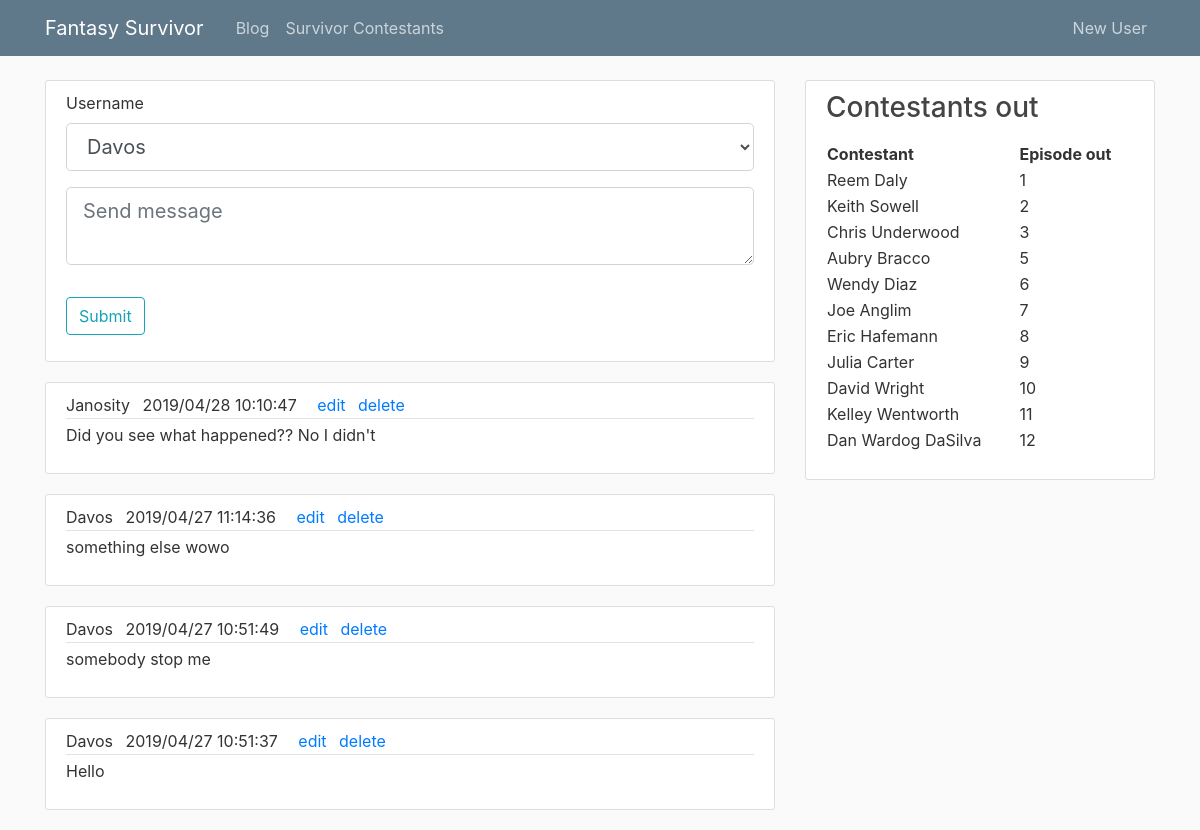
/blog, run on an earlier commit of the app's database.
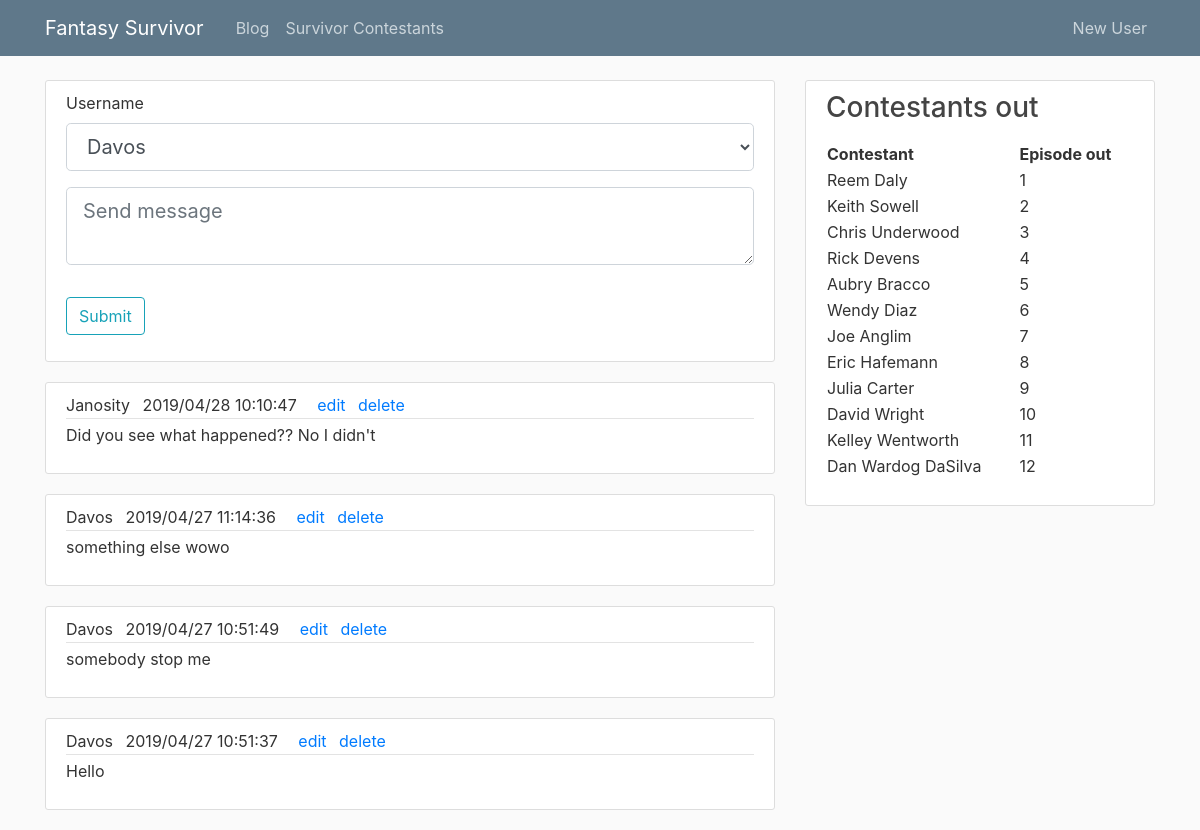
And on a later commit of the database.
### tables this page shows
CREATE TABLE Blog
(time_  DATETIME, 
user_nm varchar(255),
comp_nm varchar(255),
post varchar(255),
PRIMARY KEY (time_, user_nm, comp_nm),
constraint fk_user
    FOREIGN KEY (user_nm)
    REFERENCES CompUser(user_nm)
    on delete cascade,
constraint fk_comp
    FOREIGN KEY (comp_nm)
    references FantasyCompetition(comp_nm)
    on delete cascade
);

CREATE TABLE Contestant
(contestant_id INTEGER PRIMARY KEY AUTOINCREMENT, 
name varchar(255),
age INT,
sex char(15),
origin_town varchar(255),
season_no INT,
ep_no INT,
position_out INT,
foreign key (season_no) references Season,
foreign key (ep_no) references Episode
);

### survivorcomp.py (the view, shortened to what this page needs)
@app.route("/blog", methods=['GET', 'POST'])
def blog():
    c, conn = get_db()
    c.execute('SELECT user_nm FROM CompUser')
    results = c.fetchall()
    users = [(results.index(item), item['user_nm']) for item in results]
    form = BlogForm()
    form.username.choices = users
    conn = sqlite3.connect('survivor.db')
    conn.row_factory = dict_factory
    c = conn.cursor()
    c.execute("SELECT * FROM Blog \
        ORDER BY time_ DESC")
    blogs = c.fetchall()
    return render_template('blog.html', posts=blogs, form=form)

### forms.py
class BlogForm(FlaskForm):
    username = SelectField('Username', choices=[], coerce=int)
    content = TextAreaField(validators=[DataRequired()], render_kw=dict(placeholder='Send message'))
    submit = SubmitField('Submit')

### survivorcomp.py (called while the page is built)
def dict_factory(cursor, row):
    d = {}
    for idx, col in enumerate(cursor.description):
        d[col[0]] = row[idx]
    return d

def get_db():
    conn = sqlite3.connect('survivor.db')
    conn.row_factory = dict_factory
    c = conn.cursor()
    c.execute("PRAGMA foreign_keys=ON;")
    return c, conn

@app.context_processor
def feed_layout():
    c, conn = get_db()
    c.execute("SELECT name, ep_no \
        FROM contestant \
        Where ep_no is not Null \
        order by ep_no")
    out_cons = c.fetchall()
    return dict(out_cons=out_cons)

### templates/blog.html (shortened to what this page needs)
{% extends "layout.html" %}
{% block content %}
<div class="content-section">
    <form method="POST" action="">
        <fieldset class="form-group">
            <div class="form-group">
                {{ form.username.label(class="form-control-label") }}
                {% if form.username.errors %}
                    {{ form.username(class="form-control form-control-lg is-invalid") }}
                    <div class="invalid-feedback">
                        {% for error in form.username.errors %}
                            <span>{{ error }}</span>
                        {% endfor %}
                    </div>
                {% else %}
                    {{ form.username(class="form-control form-control-lg") }}
                {% endif %}
            </div>
                <div class="form-group">
                        {% if form.content.errors %}
                            {{ form.content(class="form-control form-control-lg is-invalid") }}
                            <div class="invalid-feedback">
                                {% for error in form.username.errors %}
                                    <span>{{ error }}</span>
                                {% endfor %}
                            </div>
                        {% else %}
                            {{ form.content(class="form-control form-control-lg") }}
                        {% endif %}
                    </div>
        </fieldset>
        <div class="form-group">
            {{ form.submit(class="btn btn-outline-info") }}
        </div>
    </form>
</div>
    {% for post in posts %}
      <article class="media content-section">
        <div class="media-body">
          <div class="article-metadata">
            <a class="mr-2" >{{ post.user_nm }}</a>
            <a class="mr-2" >{{ post.time_ }}</a>
            <a href="/blog/edit/{{ post.time_.replace('/', '-') }}/{{ post.user_nm }}/{{ post.comp_nm }}" class="ml-2" >edit</a>
            <a href="/blog/delete/{{ post.time_.replace('/', '-') }}/{{ post.user_nm }}/{{ post.comp_nm }}" class="ml-2" >delete</a>
          </div>
          <p class="article-content">{{ post.post }}</p>
        </div>
      </article>
    {% endfor %}
{% endblock content %}

### templates/layout.html (shortened to what this page needs)
<!DOCTYPE html>
<html>
<head>
    <link rel="stylesheet" href="https://maxcdn.bootstrapcdn.com/bootstrap/4.0.0/css/bootstrap.min.css">
    <link rel="stylesheet" type="text/css" href="{{ url_for('static', filename='main.css') }}">
</head>
<body>
    <header class="site-header">
      <nav class="navbar navbar-expand-md navbar-dark bg-steel fixed-top">
        <div class="container">
          <a class="navbar-brand mr-4" href="/">Fantasy Survivor</a>
          <div class="collapse navbar-collapse" id="navbarToggle">
            <div class="navbar-nav mr-auto">
              <a class="nav-item nav-link" href="{{ url_for('blog') }}">Blog</a>
              <a class="nav-item nav-link" href="{{ url_for('contestants') }}">Survivor Contestants</a>
            </div>
            <div class="navbar-nav">
              <a class="nav-item nav-link" href="{{ url_for('register') }}">New User</a>
            </div>
          </div>
        </div>
      </nav>
    </header>
    <main role="main" class="container">
      <div class="row">
        <div class="col-md-8">
          {% block content %}
          {% endblock %}
        </div>
        <div class="col-md-4">
          <div class="content-section">
            <h3>Contestants out</h3>
            <p class='text-muted'>
              <table style="width:100%">
                <tr>
                  <th>Contestant</th>
                  <th>Episode out</th>
                </tr>
                  {% for contestant in out_cons%}
                    <tr>
                      <td>{{ contestant['name'] }}</td>
                      <td>{{ contestant['ep_no'] }}</td>
                    </tr>
                  {% endfor %}
              </table>
            </p>
          </div>
        </div>
      </div>
    </main>
</body>
</html>

### static/main.css (style rules this page uses)
body { background: #fafafa; color: #333333; margin-top: 5rem; }
h1, h2, h3, h4, h5, h6 { color: #444444; }
.bg-steel { background-color: #5f788a; }
.site-header .navbar-nav .nav-link { color: #cbd5db; }
.content-section { background: #ffffff; padding: 10px 20px; border: 1px solid #dddddd; border-radius: 3px; margin-bottom: 20px; }
.article-content { white-space: pre-line; }
.article-metadata { padding-bottom: 1px; margin-bottom: 4px; border-bottom: 1px solid #e3e3e3 }

What changed in the data, as far as the page shows it:
added Contestant: name "Rick Devens", ep_no "4"
